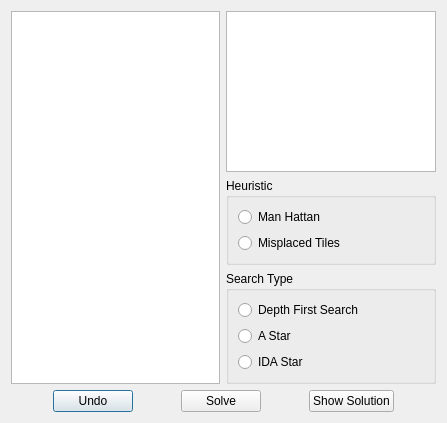
<?xml version="1.0" encoding="UTF-8"?>
<ui version="4.0">
 <class>SlidingPuzzleMenu</class>
 <widget class="QDialog" name="SlidingPuzzleMenu">
  <property name="geometry">
   <rect>
    <x>0</x>
    <y>0</y>
    <width>447</width>
    <height>423</height>
   </rect>
  </property>
  <property name="windowTitle">
   <string>Dialog</string>
  </property>
  <layout class="QVBoxLayout" name="verticalLayout_2">
   <item>
    <layout class="QHBoxLayout" name="horizontalLayout_2">
     <item>
      <widget class="QGraphicsView" name="g_view"/>
     </item>
     <item>
      <layout class="QVBoxLayout" name="verticalLayout">
       <item>
        <widget class="QListWidget" name="listWidget"/>
       </item>
       <item>
        <widget class="QGroupBox" name="groupBox">
         <property name="title">
          <string>Heuristic</string>
         </property>
         <layout class="QVBoxLayout" name="verticalLayout_3">
          <item>
           <widget class="QRadioButton" name="radioButton_2">
            <property name="text">
             <string>Man Hattan</string>
            </property>
           </widget>
          </item>
          <item>
           <widget class="QRadioButton" name="radioButton">
            <property name="text">
             <string>Misplaced Tiles</string>
            </property>
           </widget>
          </item>
         </layout>
        </widget>
       </item>
       <item>
        <widget class="QGroupBox" name="groupBox_2">
         <property name="title">
          <string>Search Type</string>
         </property>
         <layout class="QVBoxLayout" name="verticalLayout_4">
          <item>
           <widget class="QRadioButton" name="radioButton_5">
            <property name="text">
             <string>Depth First Search</string>
            </property>
           </widget>
          </item>
          <item>
           <widget class="QRadioButton" name="radioButton_3">
            <property name="text">
             <string>A Star</string>
            </property>
           </widget>
          </item>
          <item>
           <widget class="QRadioButton" name="radioButton_4">
            <property name="text">
             <string>IDA Star</string>
            </property>
           </widget>
          </item>
         </layout>
        </widget>
       </item>
      </layout>
     </item>
    </layout>
   </item>
   <item>
    <layout class="QHBoxLayout" name="horizontalLayout">
     <item>
      <spacer name="horizontalSpacer_2">
       <property name="orientation">
        <enum>Qt::Horizontal</enum>
       </property>
       <property name="sizeHint" stdset="0">
        <size>
         <width>40</width>
         <height>20</height>
        </size>
       </property>
      </spacer>
     </item>
     <item>
      <widget class="QPushButton" name="btn_undo">
       <property name="text">
        <string>Undo</string>
       </property>
      </widget>
     </item>
     <item>
      <spacer name="horizontalSpacer">
       <property name="orientation">
        <enum>Qt::Horizontal</enum>
       </property>
       <property name="sizeHint" stdset="0">
        <size>
         <width>40</width>
         <height>20</height>
        </size>
       </property>
      </spacer>
     </item>
     <item>
      <widget class="QPushButton" name="btn_solve">
       <property name="text">
        <string>Solve</string>
       </property>
      </widget>
     </item>
     <item>
      <spacer name="horizontalSpacer_3">
       <property name="orientation">
        <enum>Qt::Horizontal</enum>
       </property>
       <property name="sizeHint" stdset="0">
        <size>
         <width>40</width>
         <height>20</height>
        </size>
       </property>
      </spacer>
     </item>
     <item>
      <widget class="QPushButton" name="btn_show_solution">
       <property name="text">
        <string>Show Solution</string>
       </property>
      </widget>
     </item>
     <item>
      <spacer name="horizontalSpacer_4">
       <property name="orientation">
        <enum>Qt::Horizontal</enum>
       </property>
       <property name="sizeHint" stdset="0">
        <size>
         <width>40</width>
         <height>20</height>
        </size>
       </property>
      </spacer>
     </item>
    </layout>
   </item>
  </layout>
 </widget>
 <resources/>
 <connections/>
</ui>
